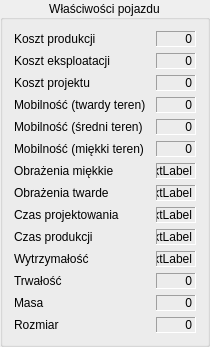
     <widget class="QGroupBox" name="Gbox">
      <property name="layoutDirection">
       <enum>Qt::LeftToRight</enum>
      </property>
      <property name="title">
       <string>Właściwości pojazdu</string>
      </property>
      <property name="alignment">
       <set>Qt::AlignCenter</set>
      </property>
      <property name="flat">
       <bool>false</bool>
      </property>
      <layout class="QFormLayout" name="formLayout">
       <property name="sizeConstraint">
        <enum>QLayout::SetMinAndMaxSize</enum>
       </property>
       <property name="fieldGrowthPolicy">
        <enum>QFormLayout::AllNonFixedFieldsGrow</enum>
       </property>
       <property name="rowWrapPolicy">
        <enum>QFormLayout::DontWrapRows</enum>
       </property>
       <property name="labelAlignment">
        <set>Qt::AlignJustify|Qt::AlignVCenter</set>
       </property>
       <property name="formAlignment">
        <set>Qt::AlignJustify|Qt::AlignTop</set>
       </property>
       <property name="horizontalSpacing">
        <number>10</number>
       </property>
       <item row="1" column="0">
        <widget class="QLabel" name="labKosztProd">
         <property name="text">
          <string>Koszt produkcji</string>
         </property>
        </widget>
       </item>
       <item row="1" column="1">
        <widget class="QLabel" name="VLKosztProd">
         <property name="sizePolicy">
          <sizepolicy hsizetype="Preferred" vsizetype="Preferred">
           <horstretch>0</horstretch>
           <verstretch>0</verstretch>
          </sizepolicy>
         </property>
         <property name="minimumSize">
          <size>
           <width>40</width>
           <height>0</height>
          </size>
         </property>
         <property name="maximumSize">
          <size>
           <width>30</width>
           <height>16777215</height>
          </size>
         </property>
         <property name="frameShape">
          <enum>QFrame::Panel</enum>
         </property>
         <property name="frameShadow">
          <enum>QFrame::Sunken</enum>
         </property>
         <property name="text">
          <string>0</string>
         </property>
         <property name="scaledContents">
          <bool>false</bool>
         </property>
         <property name="alignment">
          <set>Qt::AlignRight|Qt::AlignTrailing|Qt::AlignVCenter</set>
         </property>
        </widget>
       </item>
       <item row="2" column="0">
        <widget class="QLabel" name="label_22">
         <property name="text">
          <string>Koszt eksploatacji</string>
         </property>
        </widget>
       </item>
       <item row="2" column="1">
        <widget class="QLabel" name="val_KosztExplo">
         <property name="minimumSize">
          <size>
           <width>40</width>
           <height>0</height>
          </size>
         </property>
         <property name="maximumSize">
          <size>
           <width>40</width>
           <height>16777215</height>
          </size>
         </property>
         <property name="frameShape">
          <enum>QFrame::Panel</enum>
         </property>
         <property name="frameShadow">
          <enum>QFrame::Sunken</enum>
         </property>
         <property name="text">
          <string>0</string>
         </property>
         <property name="scaledContents">
          <bool>false</bool>
         </property>
         <property name="alignment">
          <set>Qt::AlignRight|Qt::AlignTrailing|Qt::AlignVCenter</set>
         </property>
        </widget>
       </item>
       <item row="3" column="0">
        <widget class="QLabel" name="label">
         <property name="text">
          <string>Koszt projektu</string>
         </property>
        </widget>
       </item>
       <item row="3" column="1">
        <widget class="QLabel" name="val_KosztProj">
         <property name="minimumSize">
          <size>
           <width>40</width>
           <height>0</height>
          </size>
         </property>
         <property name="maximumSize">
          <size>
           <width>40</width>
           <height>16777215</height>
          </size>
         </property>
         <property name="frameShape">
          <enum>QFrame::Panel</enum>
         </property>
         <property name="frameShadow">
          <enum>QFrame::Sunken</enum>
         </property>
         <property name="text">
          <string>0</string>
         </property>
         <property name="scaledContents">
          <bool>false</bool>
         </property>
         <property name="alignment">
          <set>Qt::AlignRight|Qt::AlignTrailing|Qt::AlignVCenter</set>
         </property>
        </widget>
       </item>
       <item row="4" column="0">
        <widget class="QLabel" name="labMob1">
         <property name="text">
          <string>Mobilność (twardy teren)</string>
         </property>
        </widget>
       </item>
       <item row="4" column="1">
        <widget class="QLabel" name="VLMobilnosc">
         <property name="sizePolicy">
          <sizepolicy hsizetype="Preferred" vsizetype="Preferred">
           <horstretch>0</horstretch>
           <verstretch>0</verstretch>
          </sizepolicy>
         </property>
         <property name="minimumSize">
          <size>
           <width>40</width>
           <height>0</height>
          </size>
         </property>
         <property name="maximumSize">
          <size>
           <width>30</width>
           <height>16777215</height>
          </size>
         </property>
         <property name="frameShape">
          <enum>QFrame::Panel</enum>
         </property>
         <property name="frameShadow">
          <enum>QFrame::Sunken</enum>
         </property>
         <property name="text">
          <string>0</string>
         </property>
         <property name="scaledContents">
          <bool>false</bool>
         </property>
         <property name="alignment">
          <set>Qt::AlignRight|Qt::AlignTrailing|Qt::AlignVCenter</set>
         </property>
        </widget>
       </item>
       <item row="5" column="0">
        <widget class="QLabel" name="labMob2">
         <property name="text">
          <string>Mobilność (średni teren)</string>
         </property>
        </widget>
       </item>
       <item row="5" column="1">
        <widget class="QLabel" name="VLMob2">
         <property name="sizePolicy">
          <sizepolicy hsizetype="Preferred" vsizetype="Preferred">
           <horstretch>0</horstretch>
           <verstretch>0</verstretch>
          </sizepolicy>
         </property>
         <property name="minimumSize">
          <size>
           <width>40</width>
           <height>0</height>
          </size>
         </property>
         <property name="maximumSize">
          <size>
           <width>30</width>
           <height>16777215</height>
          </size>
         </property>
         <property name="frameShape">
          <enum>QFrame::Panel</enum>
         </property>
         <property name="frameShadow">
          <enum>QFrame::Sunken</enum>
         </property>
         <property name="text">
          <string>0</string>
         </property>
         <property name="scaledContents">
          <bool>false</bool>
         </property>
         <property name="alignment">
          <set>Qt::AlignRight|Qt::AlignTrailing|Qt::AlignVCenter</set>
         </property>
        </widget>
       </item>
       <item row="6" column="0">
        <widget class="QLabel" name="labMob3">
         <property name="text">
          <string>Mobilność (miękki teren)</string>
         </property>
        </widget>
       </item>
       <item row="6" column="1">
        <widget class="QLabel" name="VLMob3">
         <property name="sizePolicy">
          <sizepolicy hsizetype="Preferred" vsizetype="Preferred">
           <horstretch>0</horstretch>
           <verstretch>0</verstretch>
          </sizepolicy>
         </property>
         <property name="minimumSize">
          <size>
           <width>40</width>
           <height>0</height>
          </size>
         </property>
         <property name="maximumSize">
          <size>
           <width>30</width>
           <height>16777215</height>
          </size>
         </property>
         <property name="frameShape">
          <enum>QFrame::Panel</enum>
         </property>
         <property name="frameShadow">
          <enum>QFrame::Sunken</enum>
         </property>
         <property name="text">
          <string>0</string>
         </property>
         <property name="scaledContents">
          <bool>false</bool>
         </property>
         <property name="alignment">
          <set>Qt::AlignRight|Qt::AlignTrailing|Qt::AlignVCenter</set>
         </property>
        </widget>
       </item>
       <item row="7" column="0">
        <widget class="QLabel" name="label_20">
         <property name="text">
          <string>Obrażenia miękkie</string>
         </property>
        </widget>
       </item>
       <item row="7" column="1">
        <widget class="QLabel" name="val_ObrMie">
         <property name="minimumSize">
          <size>
           <width>40</width>
           <height>0</height>
          </size>
         </property>
         <property name="maximumSize">
          <size>
           <width>40</width>
           <height>16777215</height>
          </size>
         </property>
         <property name="frameShape">
          <enum>QFrame::Panel</enum>
         </property>
         <property name="frameShadow">
          <enum>QFrame::Sunken</enum>
         </property>
         <property name="text">
          <string>TextLabel</string>
         </property>
         <property name="scaledContents">
          <bool>false</bool>
         </property>
         <property name="alignment">
          <set>Qt::AlignRight|Qt::AlignTrailing|Qt::AlignVCenter</set>
         </property>
        </widget>
       </item>
       <item row="8" column="0">
        <widget class="QLabel" name="label_21">
         <property name="text">
          <string>Obrażenia twarde</string>
         </property>
        </widget>
       </item>
       <item row="8" column="1">
        <widget class="QLabel" name="val_ObrTwa">
         <property name="minimumSize">
          <size>
           <width>40</width>
           <height>0</height>
          </size>
         </property>
         <property name="maximumSize">
          <size>
           <width>40</width>
           <height>16777215</height>
          </size>
         </property>
         <property name="frameShape">
          <enum>QFrame::Panel</enum>
         </property>
         <property name="frameShadow">
          <enum>QFrame::Sunken</enum>
         </property>
         <property name="text">
          <string>TextLabel</string>
         </property>
         <property name="scaledContents">
          <bool>false</bool>
         </property>
         <property name="alignment">
          <set>Qt::AlignRight|Qt::AlignTrailing|Qt::AlignVCenter</set>
         </property>
        </widget>
       </item>
       <item row="9" column="0">
        <widget class="QLabel" name="label_11">
         <property name="text">
          <string>Czas projektowania</string>
         </property>
        </widget>
       </item>
       <item row="9" column="1">
        <widget class="QLabel" name="val_CzasProj">
         <property name="minimumSize">
          <size>
           <width>40</width>
           <height>0</height>
          </size>
         </property>
         <property name="maximumSize">
          <size>
           <width>40</width>
           <height>16777215</height>
          </size>
         </property>
         <property name="frameShape">
          <enum>QFrame::Panel</enum>
         </property>
         <property name="frameShadow">
          <enum>QFrame::Sunken</enum>
         </property>
         <property name="text">
          <string>TextLabel</string>
         </property>
         <property name="scaledContents">
          <bool>false</bool>
         </property>
         <property name="alignment">
          <set>Qt::AlignRight|Qt::AlignTrailing|Qt::AlignVCenter</set>
         </property>
        </widget>
       </item>
       <item row="10" column="0">
        <widget class="QLabel" name="label_12">
         <property name="text">
          <string>Czas produkcji</string>
         </property>
        </widget>
       </item>
       <item row="10" column="1">
        <widget class="QLabel" name="val_CzasProd">
         <property name="minimumSize">
          <size>
           <width>40</width>
           <height>0</height>
          </size>
         </property>
         <property name="maximumSize">
          <size>
           <width>40</width>
           <height>16777215</height>
          </size>
         </property>
         <property name="frameShape">
          <enum>QFrame::Panel</enum>
         </property>
         <property name="frameShadow">
          <enum>QFrame::Sunken</enum>
         </property>
         <property name="text">
          <string>TextLabel</string>
         </property>
         <property name="scaledContents">
          <bool>false</bool>
         </property>
         <property name="alignment">
          <set>Qt::AlignRight|Qt::AlignTrailing|Qt::AlignVCenter</set>
         </property>
        </widget>
       </item>
       <item row="11" column="0">
        <widget class="QLabel" name="label_23">
         <property name="text">
          <string>Wytrzymałość</string>
         </property>
        </widget>
       </item>
       <item row="11" column="1">
        <widget class="QLabel" name="val_Wytrzym">
         <property name="minimumSize">
          <size>
           <width>40</width>
           <height>0</height>
          </size>
         </property>
         <property name="maximumSize">
          <size>
           <width>40</width>
           <height>16777215</height>
          </size>
         </property>
         <property name="frameShape">
          <enum>QFrame::Panel</enum>
         </property>
         <property name="frameShadow">
          <enum>QFrame::Sunken</enum>
         </property>
         <property name="text">
          <string>TextLabel</string>
         </property>
         <property name="scaledContents">
          <bool>false</bool>
         </property>
         <property name="alignment">
          <set>Qt::AlignRight|Qt::AlignTrailing|Qt::AlignVCenter</set>
         </property>
        </widget>
       </item>
       <item row="12" column="0">
        <widget class="QLabel" name="label_24">
         <property name="text">
          <string>Trwałość</string>
         </property>
        </widget>
       </item>
       <item row="12" column="1">
        <widget class="QLabel" name="val_Trwalosc">
         <property name="minimumSize">
          <size>
           <width>40</width>
           <height>0</height>
          </size>
         </property>
         <property name="maximumSize">
          <size>
           <width>40</width>
           <height>16777215</height>
          </size>
         </property>
         <property name="frameShape">
          <enum>QFrame::Panel</enum>
         </property>
         <property name="frameShadow">
          <enum>QFrame::Sunken</enum>
         </property>
         <property name="text">
          <string>0</string>
         </property>
         <property name="scaledContents">
          <bool>false</bool>
         </property>
         <property name="alignment">
          <set>Qt::AlignRight|Qt::AlignTrailing|Qt::AlignVCenter</set>
         </property>
        </widget>
       </item>
       <item row="13" column="0">
        <widget class="QLabel" name="label_25">
         <property name="text">
          <string>Masa</string>
         </property>
        </widget>
       </item>
       <item row="13" column="1">
        <widget class="QLabel" name="val_Masa">
         <property name="minimumSize">
          <size>
           <width>40</width>
           <height>0</height>
          </size>
         </property>
         <property name="maximumSize">
          <size>
           <width>40</width>
           <height>16777215</height>
          </size>
         </property>
         <property name="frameShape">
          <enum>QFrame::Panel</enum>
         </property>
         <property name="frameShadow">
          <enum>QFrame::Sunken</enum>
         </property>
         <property name="text">
          <string>0</string>
         </property>
         <property name="scaledContents">
          <bool>false</bool>
         </property>
         <property name="alignment">
          <set>Qt::AlignRight|Qt::AlignTrailing|Qt::AlignVCenter</set>
         </property>
        </widget>
       </item>
       <item row="14" column="0">
        <widget class="QLabel" name="label_26">
         <property name="text">
          <string>Rozmiar</string>
         </property>
        </widget>
       </item>
       <item row="14" column="1">
        <widget class="QLabel" name="val_Rozmiar">
         <property name="minimumSize">
          <size>
           <width>40</width>
           <height>0</height>
          </size>
         </property>
         <property name="maximumSize">
          <size>
           <width>40</width>
           <height>16777215</height>
          </size>
         </property>
         <property name="frameShape">
          <enum>QFrame::Panel</enum>
         </property>
         <property name="frameShadow">
          <enum>QFrame::Sunken</enum>
         </property>
         <property name="text">
          <string>0</string>
         </property>
         <property name="scaledContents">
          <bool>false</bool>
         </property>
         <property name="alignment">
          <set>Qt::AlignRight|Qt::AlignTrailing|Qt::AlignVCenter</set>
         </property>
        </widget>
       </item>
      </layout>
     </widget>
